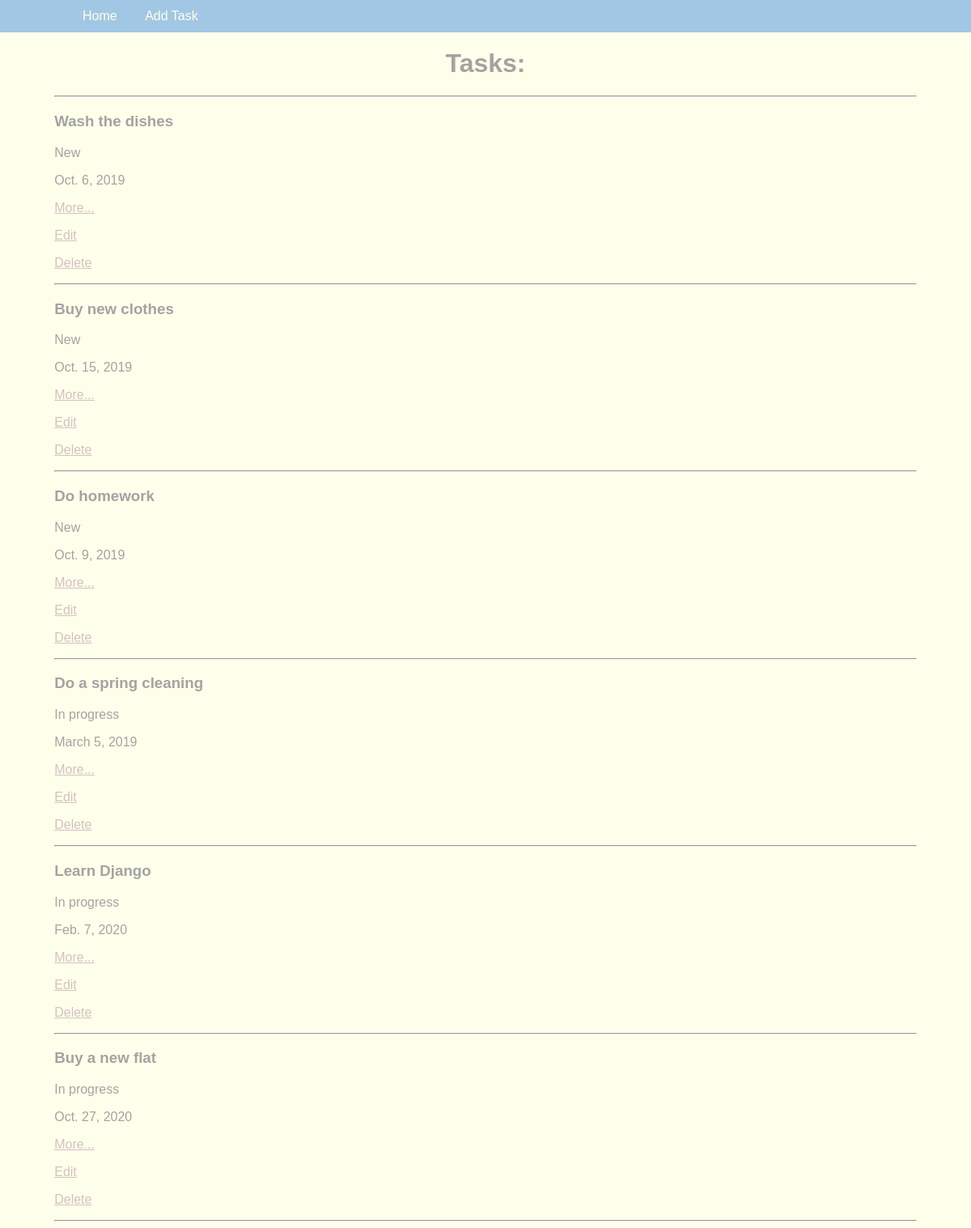
The page / on the database its author committed.
### webapp/models.py (models this page shows, shortened)
class Task(models.Model):
    description = models.TextField(max_length=500, null=False, blank=False, verbose_name='Описание')
    detailed = models.TextField(max_length=3000, null=True, blank=True, default="", verbose_name="Подробнее")
    status = models.CharField(max_length=50, null=False, blank=True, default=STATUS_CHOICES[0][0],
                              choices=STATUS_CHOICES, verbose_name='Статус')
    complete_before = models.DateField(max_length=10, null=True, blank=True, default=None, verbose_name='Выполнить до')

### webapp/views.py (the view)
# urls.py: path("", index_view, name="index"),
def index_view(request, *args, **kwargs):
    tasks = Task.objects.all()
    return render(request, "index.html", context={
        'tasks': tasks
    })

### webapp/templates/index.html
{% extends 'base.html' %}
{% block menu %}
    <li><a href="{% url 'task_add' %}">Add Task</a></li>
{% endblock %}
{% block content %}
    <h1>Tasks:</h1>
    <hr/>
    {% for task in tasks %}
        <h3>{{ task.description }}</h3>
        <p>{{ task.get_status_display }}</p>
        <p>{{ task.complete_before }}</p>
        <p><a href="{% url 'task_view' task.pk %}">More...</a></p>
        <p><a href="{% url 'task_update' task.pk %}">Edit</a></p>
        <p><a href="{% url 'task_delete' task.pk %}">Delete</a></p>
        <hr/>
    {% endfor %}
{% endblock %}

### webapp/templates/base.html (shortened to what this page needs)
{% load staticfiles %}
<!doctype html>
<html lang="en">
<head>
    <link rel="stylesheet" href="{% static 'css/style.css' %}">
</head>
<body>
<nav class="navbar">
   <div class="container">
       <ul class="menu">
           <li><a href="{% url 'index' %}">Home</a></li>
           {% block menu %}{% endblock %}
       </ul>
   </div>
</nav>
<div class="container">
    {% block content %}{% endblock %}
</div>
</body>
</html>

### webapp/static/css/style.css (style rules this page uses)
body { background: #FEFFEA; color: #A3A3A3; font-family: Arial, sans-serif; margin-top: 60px; max-width: 1500px; }
h1 { text-align: center; }
a { color:#D3C1C3 }
.container { max-width: 1200px; width: 90%; margin: 0 auto; }
.navbar { display: block; background: #A2C7E5; position: fixed; top: 0; right: 0; left: 0; font-size: 0; box-sizing: border-box; padding: 7px 30px; max-width: 1500px; }
.menu { font-size: 16px; line-height: 1; padding: 0; margin: 0; display: inline-block; color: #fffee8; }
.menu li { display: inline-block; }
.menu a { display: inline-block; text-decoration: none; color: inherit; padding: 5px 15px; }

### rows shown on the page
Task: description "Wash the dishes", status "New", complete_before "Oct. 6, 2019"
Task: description "Buy new clothes", status "New", complete_before "Oct. 15, 2019"
Task: description "Do homework", status "New", complete_before "Oct. 9, 2019"
Task: description "Do a spring cleaning", status "In progress", complete_before "March 5, 2019"
Task: description "Learn Django", status "In progress", complete_before "Feb. 7, 2020"
Task: description "Buy a new flat", status "In progress", complete_before "Oct. 27, 2020"
